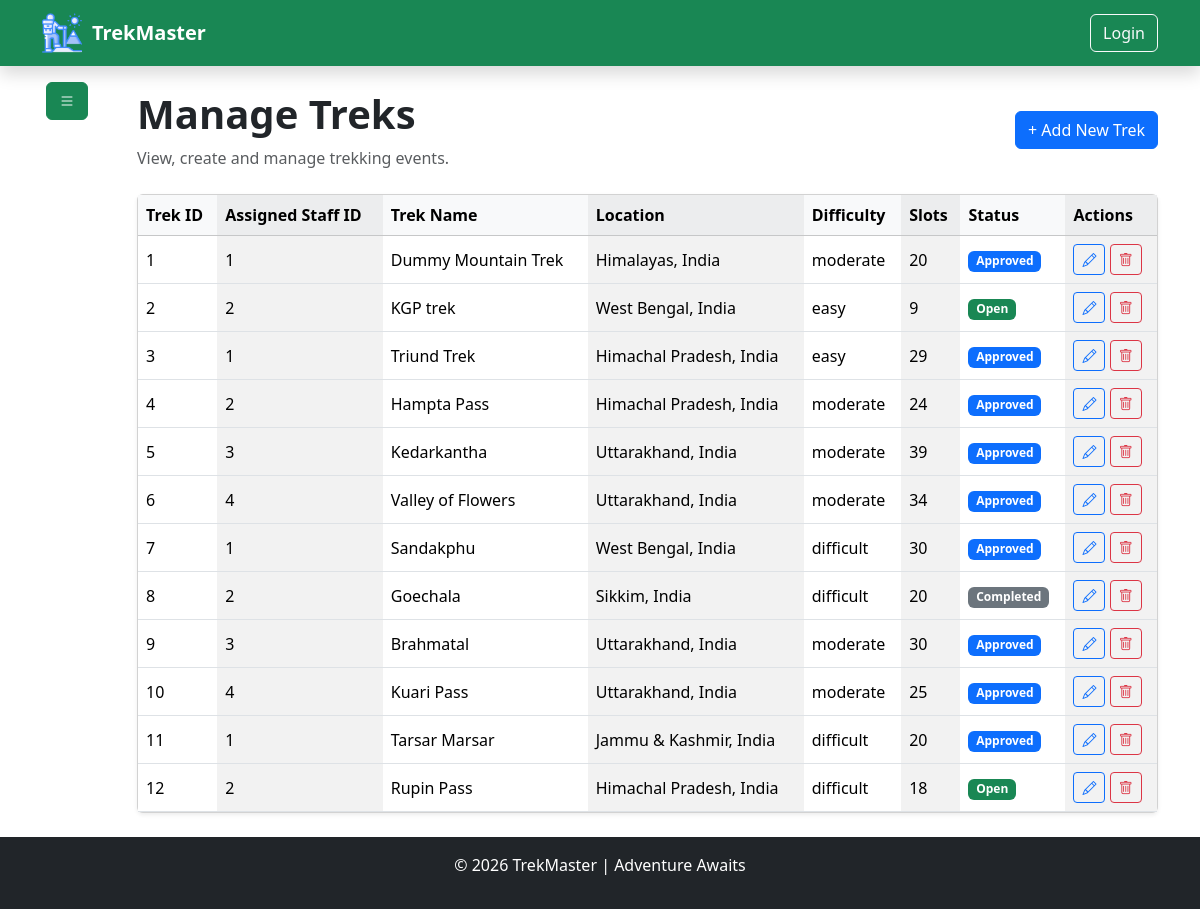
Page /admin/manage_treks (signed in) on the earlier database version.
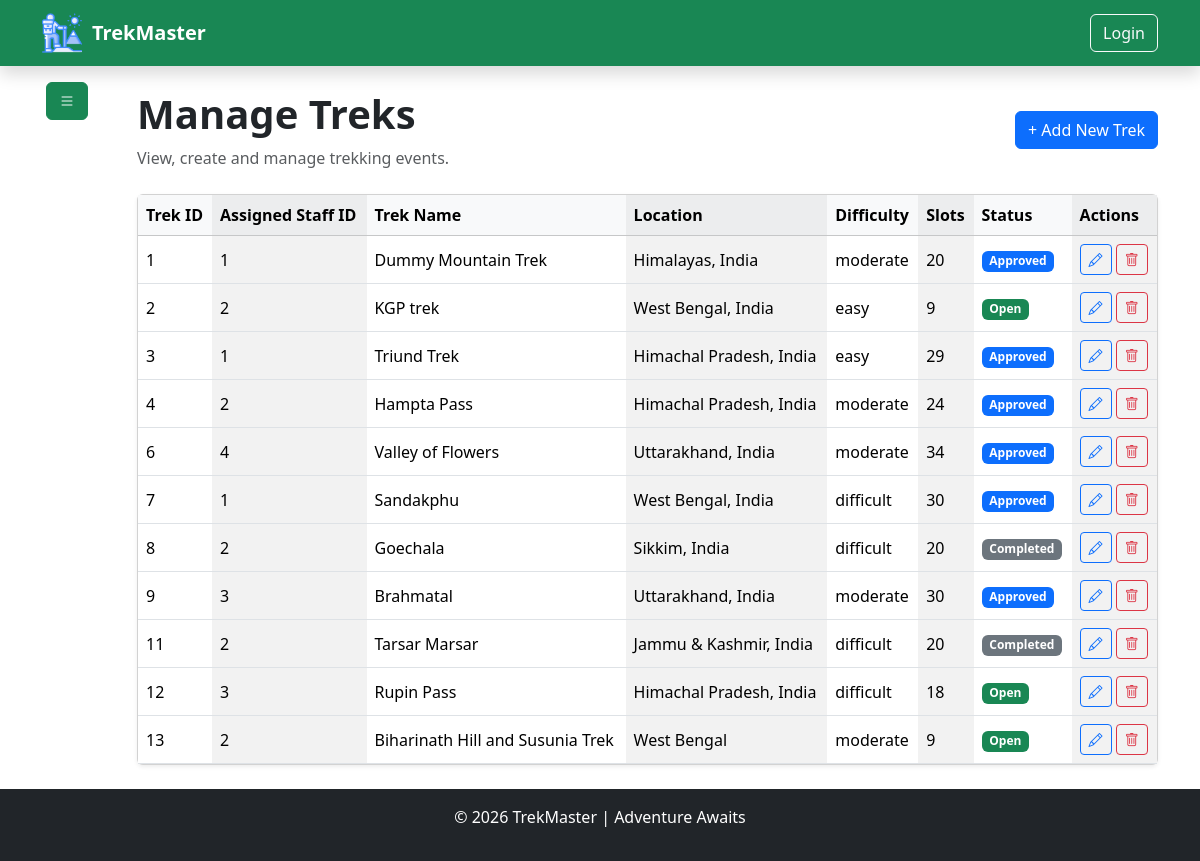
Same page on the later database version.
### model/model.py (models this page shows)
class BaseModel(TimeStampMixin, db.Model):
    __abstract__ = True  ## means this class is not a table in the database, but it can be inherited by other models to have common fields [new concept of abstract base class in SQLAlchemy]
    id = db.Column(db.Integer, primary_key=True)

class TrekModel(BaseModel):
    __tablename__ = "treks"
    name = db.Column(db.String(100), nullable=False)
    location = db.Column(db.String(100), nullable=False)
    difficulty = db.Column(db.Enum(TrekDifficulty), nullable=False)
    duration = db.Column(db.Integer, nullable=False)  # in days
    total_slots = db.Column(db.Integer, nullable=False, default=10)
    available_slots = db.Column(db.Integer, nullable=False, default=10)
    price = db.Column(db.Numeric(10, 2), nullable=False)
    description = db.Column(db.String(600), nullable=True)
    image_url = db.Column(db.String(200), nullable=True)
    starting_at = db.Column(db.DateTime, nullable=False, default=datetime.utcnow)
    ending_at = db.Column(db.DateTime, nullable=False)
    status = db.Column(db.Enum(TrekStatus), default=TrekStatus.PENDING, nullable=False)
    assigned_staff_id = db.Column(db.Integer, db.ForeignKey("staffs.id"), nullable=True)
    bookings = db.relationship(
        "BookingModel", backref=db.backref("trek", lazy=True), lazy=True, cascade="all, delete-orphan"
    )  # one to many relationship with BookingModel
    __table_args__ = (
        db.CheckConstraint(
            "available_slots <= total_slots", name="check_available_slots"
        ),
        db.CheckConstraint("starting_at < ending_at", name="ending before start constraint"),
        db.CheckConstraint("price >= 0", name="zero_price_constraint"),
    )

### utils/authentication.py (the view)
    def wrapper(*args , **kwargs):
        if "user_id" not in session:
            flash("Please log in to access this page.", "danger")
            return redirect("/auth/login")
        user = UserModel.query.filter_by(id=session["user_id"]).first()
        if not user:
            flash("User not found.", "danger")
            return redirect("/auth/login")
        return func(
            *args,
            **kwargs
        )

### controller/admin_controller.py (called while the page is built)
def get_approved_staff_users():
    approved_staff_profiles = StaffModel.query.filter_by(
        Profile_status=StaffStatus.APPROVED
    ).all()
    return [staff.user for staff in approved_staff_profiles if staff.user]

def manage_treks():
    treks = TrekModel.query.all()
    approved_staffs = get_approved_staff_users()
    return render_template(
        "admin/manage_treks.html", treks=treks, staffs=approved_staffs
    )

### routes/admin_routes.py (called while the page is built)
@admin_bp.route("/manage_treks", methods=["GET"])
@is_logged_in
@role_required(UserRole.ADMIN)
def manage_treks():
    return admin_ctrl.manage_treks()

### utils/authentication.py (called while the page is built)
def is_logged_in(func):
    def wrapper(*args , **kwargs):
        if "user_id" not in session:
            flash("Please log in to access this page.", "danger")
            return redirect("/auth/login")
        user = UserModel.query.filter_by(id=session["user_id"]).first()
        if not user:
            flash("User not found.", "danger")
            return redirect("/auth/login")
        return func(
            *args,
            **kwargs
        )
    wrapper.__name__ = func.__name__
    wrapper.__doc__ = func.__doc__
    wrapper.__module__ = func.__module__
    return wrapper

### templates/admin/manage_treks.html (shortened to what the changed rows need)
{% extends "base.html" %}
{% block content %}
<div class="container">
    <div class="row flex justify-content-between">
        <div class="col-11">
            <div class="py-4">
                <div class="d-flex justify-content-between align-items-center mb-4">
                    <div>
                        <h1 class="fw-bold">Manage Treks</h1>
                    </div>
                </div>
                <div class="card shadow-sm">
                    <div class="table-responsive">
                        <table class="table table-hover align-middle mb-0 table-striped-columns">
                            <thead class="table-light">
                                <tr>
                                    <th>Trek ID</th>
                                    <th>Assigned Staff ID</th>
                                    <th>Trek Name</th>
                                    <th>Location</th>
                                    <th>Difficulty</th>
                                    <th>Slots</th>
                                    <th>Status</th>
                                    <th>Actions</th>
                                </tr>
                            </thead>
                            <tbody>
                                {% for trek in treks %}
                                <tr>
                                    <td>{{ trek.id }}</td>
                                    <td>{{ trek.assigned_staff_id }}</td>
                                    <td>{{ trek.name }}</td>
                                    <td>{{ trek.location }}</td>
                                    <td>{{ trek.difficulty.value }}</td>
                                    <td>{{ trek.available_slots }}</td>
                                    <td>
                                        {% if trek.status.value == "pending" %}
                                        <span class="badge bg-warning text-dark">Pending</span>
                                        {% elif trek.status.value == "approved" %}
                                        <span class="badge bg-primary">Approved</span>
                                        {% elif trek.status.value == "open" %}
                                        <span class="badge bg-success">Open</span>
                                        {% elif trek.status.value == "closed" %}
                                        <span class="badge bg-danger">Closed</span>
                                        {% elif trek.status.value == "started" %}
                                        <span class="badge bg-info">Started</span>
                                        {% elif trek.status.value == "completed" %}
                                        <span class="badge bg-secondary">Completed</span>
                                        {% else %}
                                        <span class="badge bg-light text-dark">{{ trek.status.value|capitalize }}</span>
                                        {% endif %}
                                    </td>
                                    <td>
                                        <a href="/admin/edittrek/{{ trek.id }}"
                                           class="btn btn-outline-primary btn-sm">
                                            <i class="bi bi-pencil"></i>
                                        </a>
                                        <form
                                            action="/admin/manage_treks/delete/{{ trek.id }}"
                                            method="POST"
                                            class="d-inline"
                                            onsubmit="return confirm('Do you want to delete this trek?');">
                                            <button type="submit" class="btn btn-outline-danger btn-sm">
                                                <i class="bi bi-trash"></i>
                                            </button>
                                        </form>
                                    </td>
                                </tr>
                                {% endfor %}
                            </tbody>
                        </table>
                    </div>
                </div>
            </div>
        </div>
    </div>
</div>
{% endblock %}

Differences in the rows shown:
removed TrekModel: id "5", assigned_staff_id "3", name "Kedarkantha", location "Uttarakhand, India", difficulty.value "moderate", available_slots "39", status "Approved"
removed TrekModel: id "10", assigned_staff_id "4", name "Kuari Pass", location "Uttarakhand, India", difficulty.value "moderate", available_slots "25", status "Approved"
changed TrekModel "Tarsar Marsar": assigned_staff_id "1" → "2"; status "Approved" → "Completed"
changed TrekModel "Rupin Pass": assigned_staff_id "2" → "3"
added TrekModel: id "13", assigned_staff_id "2", name "Biharinath Hill and Susunia Trek", location "West Bengal", difficulty.value "moderate", available_slots "9", status "Open"
